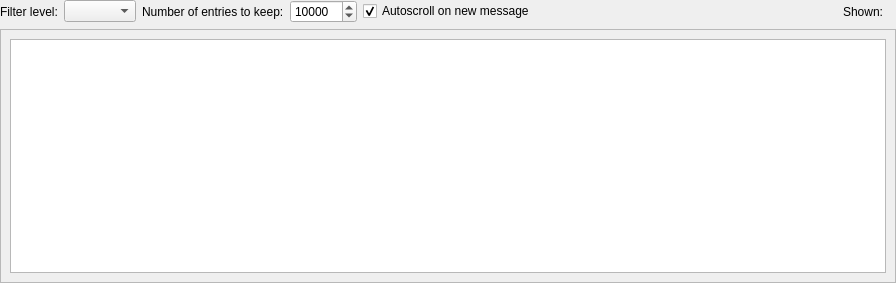
<?xml version="1.0" encoding="UTF-8"?>
<ui version="4.0">
 <class>Form</class>
 <widget class="QWidget" name="Form">
  <property name="geometry">
   <rect>
    <x>0</x>
    <y>0</y>
    <width>896</width>
    <height>283</height>
   </rect>
  </property>
  <property name="sizePolicy">
   <sizepolicy hsizetype="MinimumExpanding" vsizetype="Preferred">
    <horstretch>0</horstretch>
    <verstretch>0</verstretch>
   </sizepolicy>
  </property>
  <property name="minimumSize">
   <size>
    <width>0</width>
    <height>100</height>
   </size>
  </property>
  <property name="windowTitle">
   <string>Form</string>
  </property>
  <layout class="QVBoxLayout" name="verticalLayout">
   <property name="leftMargin">
    <number>0</number>
   </property>
   <property name="topMargin">
    <number>0</number>
   </property>
   <property name="rightMargin">
    <number>0</number>
   </property>
   <property name="bottomMargin">
    <number>0</number>
   </property>
   <item>
    <layout class="QHBoxLayout" name="horizontalLayout">
     <item>
      <widget class="QLabel" name="label">
       <property name="text">
        <string>Filter level:</string>
       </property>
      </widget>
     </item>
     <item>
      <widget class="QComboBox" name="filterLevelComboBox"/>
     </item>
     <item>
      <widget class="QLabel" name="label_2">
       <property name="text">
        <string>Number of entries to keep:</string>
       </property>
      </widget>
     </item>
     <item>
      <widget class="QSpinBox" name="keptMessagesSpinBox">
       <property name="keyboardTracking">
        <bool>false</bool>
       </property>
       <property name="maximum">
        <number>100000000</number>
       </property>
       <property name="value">
        <number>10000</number>
       </property>
      </widget>
     </item>
     <item>
      <widget class="QCheckBox" name="autoscrollCheckBox">
       <property name="text">
        <string>Autoscroll on new message</string>
       </property>
       <property name="checked">
        <bool>true</bool>
       </property>
      </widget>
     </item>
     <item>
      <spacer name="horizontalSpacer">
       <property name="orientation">
        <enum>Qt::Horizontal</enum>
       </property>
       <property name="sizeHint" stdset="0">
        <size>
         <width>40</width>
         <height>20</height>
        </size>
       </property>
      </spacer>
     </item>
     <item>
      <widget class="QLabel" name="label_3">
       <property name="text">
        <string>Shown:</string>
       </property>
      </widget>
     </item>
     <item>
      <widget class="QLabel" name="shownMessagesLabel">
       <property name="text">
        <string/>
       </property>
      </widget>
     </item>
    </layout>
   </item>
   <item>
    <widget class="QScrollArea" name="scrollArea">
     <property name="widgetResizable">
      <bool>true</bool>
     </property>
     <widget class="QWidget" name="scrollAreaWidgetContents">
      <property name="geometry">
       <rect>
        <x>0</x>
        <y>0</y>
        <width>894</width>
        <height>250</height>
       </rect>
      </property>
      <layout class="QHBoxLayout" name="horizontalLayout_2">
       <item>
        <widget class="QTreeView" name="logTreeView">
         <property name="textElideMode">
          <enum>Qt::ElideNone</enum>
         </property>
         <property name="verticalScrollMode">
          <enum>QAbstractItemView::ScrollPerPixel</enum>
         </property>
         <property name="rootIsDecorated">
          <bool>false</bool>
         </property>
         <property name="itemsExpandable">
          <bool>false</bool>
         </property>
         <property name="allColumnsShowFocus">
          <bool>true</bool>
         </property>
         <property name="wordWrap">
          <bool>true</bool>
         </property>
        </widget>
       </item>
      </layout>
     </widget>
    </widget>
   </item>
  </layout>
 </widget>
 <resources/>
 <connections/>
</ui>
